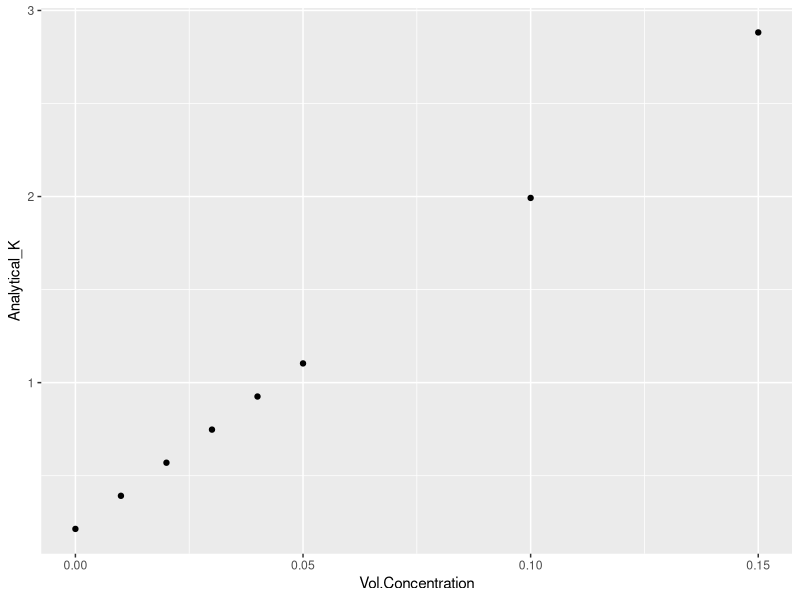
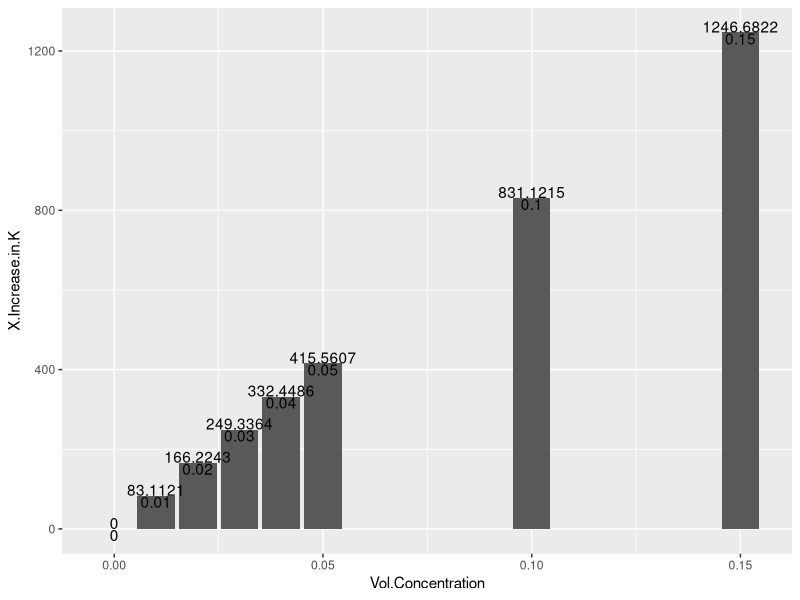

These figures' R source, in order:
## ---- chunk 1
setwd("D:\\SEM-VI\\EDA_CSE3506\\Lab\\Lab-3(28-01)_Anova")
rm(list=ls()) 		#To clear the environment
library(dplyr)
library("ggplot2")
## ---- chunk 2
#Importing Dataset
data <- read.csv("Dataset.csv",header=TRUE)
data
## ---- chunk 3
data[is.na(data)] = 0
summary(data)
## ---- chunk 4
gm = mean(c(mean.default(data$Analytical_K), mean.default(data$Experimental_K)))
print(paste("Grand Mean:", gm))
am = mean(data$Analytical_K)
print(paste("Mean of Analytical Thermal COnductivity:", am))
em = mean(data$Experimental_K)
print(paste("Mean of Experimental Thermal COnductivity:", em))
## ---- chunk 5
grouped <- data.frame(cbind(data$Analytical_K, data$Experimental_K))
stacked <- stack(grouped)
summary(aov(values ~ ind, data = stacked))
qf(p=0.875, df1=1, df2=14, lower.tail=FALSE)
## ---- chunk 6
fc = qf(p=0.875, df1=1, df2=14, lower.tail=FALSE)
print(paste("F-Crtical:", fc))
## ---- chunk 7
ggplot(data,aes(x=Vol.Concentration, y=Analytical_K))+geom_point()
## ---- chunk 8
ggplot(data,aes(x=Vol.Concentration, y=X.Increase.in.K)) +
  geom_bar(stat="identity") +
  geom_text(aes(label=X.Increase.in.K), vjust=0) +
  geom_text(aes(label=Vol.Concentration), vjust=1)
## ---- chunk 9
model <- aov(values ~ ind, data = stacked)
sse <- sum((fitted(model) - stacked$values)^2)
print(paste("Sum of Squares Error:", sse))
ssr <- sum((fitted(model) - mean(stacked$values))^2)
print(paste("Sum of Squares Regression:", ssr))
